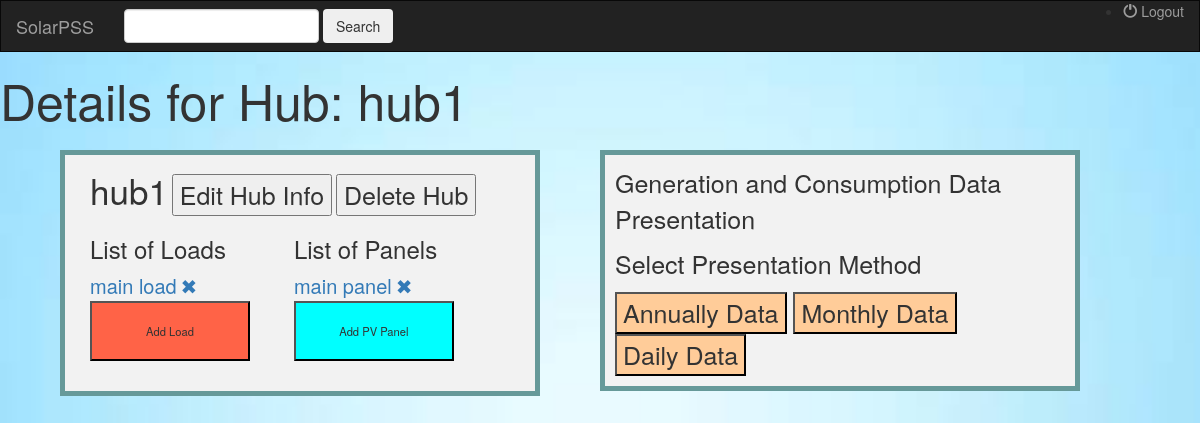
/PSS/hub/hub1/ (signed in), run on the app's committed database.
### PSS/models.py (models this page shows)
class Hub(models.Model):
    owner = models.ForeignKey(User, on_delete=models.CASCADE)
    hub_name = models.CharField(max_length=100)

class Load(models.Model):
    hub = models.ForeignKey(Hub, on_delete=models.CASCADE)
    load_name = models.CharField(max_length=100)
    essential = models.BooleanField(default=True)

class Panel(models.Model):
    hub = models.ForeignKey(Hub, on_delete=models.CASCADE)
    panel_name = models.CharField(max_length=100, null=True)
    rated_power = models.FloatField(null=True)
    install_cost = models.FloatField(default=0.0)
    life_span = models.IntegerField(default=25)

### PSS/views.py (the view, shortened to what this page needs)
# urls.py: url(r'^PSS/hub/(?P<hub_name>[\w\s.@+-]+)/$', views.hubDetail, name = 'hub-detail'),
def hubDetail(request, hub_name):
    load_form = LoadForm()
    panel_form = PanelForm()
    current_user = User.objects.get(username = request.user.username)
    current_hub = current_user.hub_set.get(hub_name = hub_name)
    now = datetime.now()
    max_date = date.today()
    min_date = date(max_date.year - 1, 1, 1)
    current_year = now.year
    context = {'load_form': load_form, 'panel_form': panel_form, 'hub': current_hub, 'years': range(current_year,current_year-2,-1), 'months': range(1,13), 'min_date': min_date, 'max_date': max_date}
    return render(request, 'PSS/hub_detail.html', context)

### PSS/forms.py
class LoadForm(ModelForm):
    load_name = forms.CharField(widget=forms.Select(choices = LOAD_CHOICES))
    essential = forms.ChoiceField(choices = BOOLEAN_CHOICES,
                                  label='Is your load essential? (cannot be situationally cut down)',
                                  widget=forms.Select())
    class Meta:
        model = Load
        fields = ['load_name', 'essential']

class PanelForm(ModelForm):
    class Meta:
        model = Panel
        fields = ['panel_name', 'rated_power']

### PSS/templates/PSS/hub_detail.html (shortened to what this page needs)
{% extends 'PSS/base.html' %}
{% block code %}
<h1>Details for Hub: {{hub.hub_name}}</h1>
<span class="hub-display">
    <div class="container">
        <span class="inline-block" style="font-size: 35px;">{{hub.hub_name}}</span>
        <span class="inline-block"><button style="font-size: 25px;">Edit Hub Info</button></span>
        <span class="inline-block"><button style="font-size: 25px;">Delete Hub</button></span>
    </div>
    <div class="container">
        <span class="inline-block" style="margin-right:20px; display: inline-block;">
            <h3>List of Loads</h3>
            {% for load in hub.load_set.all %}
            <div>
                <a href="{% url 'PSS:load-detail' hub.hub_name load.load_name %}" style="font-size: 20px;">{{load.load_name}}</a>
                <a href="{% url 'PSS:load-delete' hub.hub_name load.load_name %}" style="font-size: 20px;">&#10006</a>
            </div>
            {% endfor %}
            <button onclick="document.getElementById('load_form_modal').style.display='block'; load_get_hub('{{hub.hub_name}}')" class="comp-button" style="background:tomato;">Add Load</button>
        </span>
        <span class="inline-block" style="margin-right: 20px; display: inline-block;">
            <h3>List of Panels</h3>
            {% for panel in hub.panel_set.all %}
            <div>
                <a href="{% url 'PSS:panel-detail' hub.hub_name panel.panel_name %}" style="font-size: 20px;">{{panel.panel_name}}</a>
                <a href="{% url 'PSS:panel-delete' hub.hub_name panel.panel_name %}" style="font-size: 20px;">&#10006</a>
            </div>
            {% endfor %}
            <button onclick="document.getElementById('panel_form_modal').style.display='block'; panel_get_hub('{{hub.hub_name}}')" class="comp-button" style="background:cyan;">Add PV Panel</button>
        </span>
    </div>
</span>
<span class="data-view">
    <p style="font-size: 25px;">Generation and Consumption Data Presentation</p>
    <span class="inline-block" style="font-size: 25px;">
        <p>Select Presentation Method</p>
        <button class="display-button" onclick="document.getElementById('year-form').style.display='block';document.getElementById('month-form').style.display='none';document.getElementById('day-form').style.display='none'">Annually Data</button>
        <button class="display-button" onclick="document.getElementById('month-form').style.display='block';document.getElementById('year-form').style.display='none';document.getElementById('day-form').style.display='none'">Monthly Data</button>
        <button class="display-button" onclick="document.getElementById('day-form').style.display='block';document.getElementById('year-form').style.display='none';document.getElementById('month-form').style.display='none'">Daily Data</button>
    </span>
</span>
{% endblock %}

### PSS/static/PSS/style.css (style rules this page uses)
body { margin:0; padding:0; background: url("images/homebackground.jpg"); background-repeat: no-repeat; background-size: cover ; }
h1 { font-size: 50px; }
.comp-button { position: relative; height: 60px; width: 160px; margin: 10px; right: 10px; bottom: 10px; font-size: 1.4vh; }
.hub-display { padding: 10px; position: fixed; height: auto; width:40%; left: 5%; top: 150px; background-color: #f2f2f2; border-style: solid; border-width: 5px; border-color: #669999; }
.data-view { padding: 10px; position: fixed; height: auto; width: 40%; right: 10%; top: 150px; background-color: #f2f2f2; border-style: solid; border-width: 5px; border-color: #669999; }
.display-button { font-size: 25px; background-color: #ffcc99; }

### data on the page
Hub: hub_name "hub1"
Load: load_name "main load"
Panel: panel_name "main panel"
